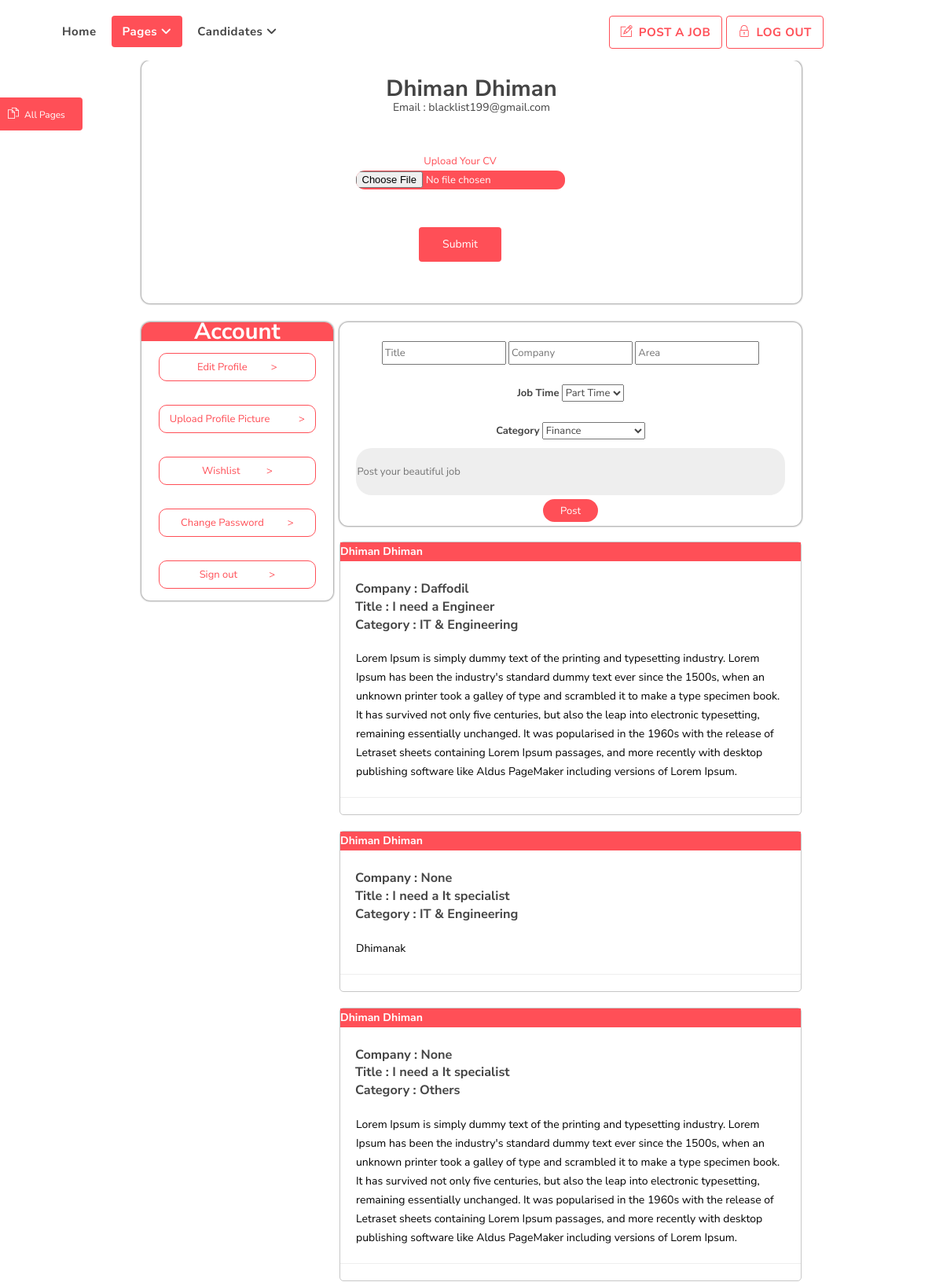
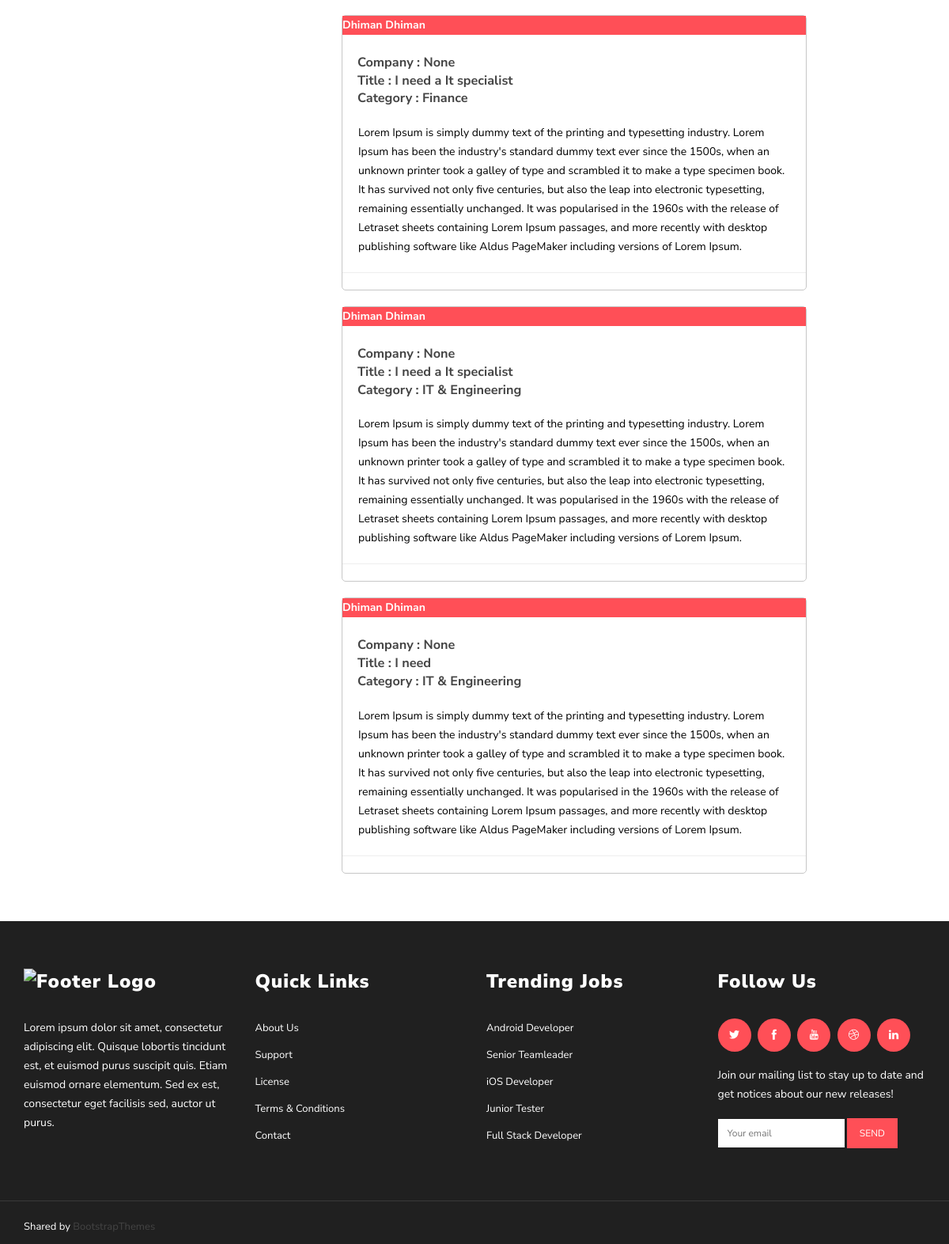
/profile/ (signed in), run on the app's committed database (2 pictures, top to bottom).
### home/models.py (models this page shows, shortened)
class job (models.Model):
    username=models.CharField(max_length=1000)
    title=models.CharField(max_length=1000,null=True)
    company=models.CharField(max_length=1000,null=True)
    location=models.CharField(max_length=1000,null=True)
    email=models.CharField(max_length=1000)
    name=models.CharField(max_length=1000)
    jobs=models.CharField(max_length=1000)
    category=models.CharField(max_length=1000,null=True)
    job_time=models.CharField(max_length=1000,null=True)

### home/views.py (the view)
# urls.py: path('profile/', views.profile.as_view(), name="profile"),
class profile (ListView):
    template_name = "profile.html"
    model = job
    ordering = ['-id']
    def get_queryset(self):
        query_set = super().get_queryset()
        return query_set.select_related
    def get_context_data(self, *args, **kwargs):
        context = super(profile, self).get_context_data(*args, **kwargs)
        context['profile_list'] = edit_profile_model.objects.all()
        context['profile_pic_list'] = edit_profile_picture.objects.all()
        context['all_cv_list'] = all_cv.objects.all()
        return context

### templates/profile.html (shortened to what this page needs)
{% load static %}
<!DOCTYPE html>
<html lang="en">
<head>
  <link rel="stylesheet" href="{% static 'assets/css/bootstrap.min.css' %}" type="text/css">
  <link rel="stylesheet" href="{% static 'assets/css/jasny-bootstrap.min.css' %}" type="text/css">
  <link rel="stylesheet" href="{% static 'assets/css/bootstrap-select.min.css' %}" type="text/css">
  <link rel="stylesheet" href="{% static 'assets/css/material-kit.css' %}" type="text/css">
  <link rel="stylesheet" href="{% static 'assets/fonts/font-awesome.min.css' %}" type="text/css">
  <link rel="stylesheet" href="{% static 'assets/fonts/themify-icons.css' %}">
  <link rel="stylesheet" href="{% static 'assets/extras/animate.css' %}" type="text/css">
  <link rel="stylesheet" href="{% static 'assets/extras/owl.carousel.css' %}" type="text/css">
  <link rel="stylesheet" href="{% static 'assets/extras/owl.theme.css' %}" type="text/css">
  <link rel="stylesheet" href="{% static 'assets/extras/settings.css' %}" type="text/css">
  <link rel="stylesheet" href="{% static 'assets/css/slicknav.css' %}" type="text/css">
  <link rel="stylesheet" href="{% static 'assets/css/main.css' %}" type="text/css">
  <link rel="stylesheet" href="{% static 'assets/css/responsive.css' %}" type="text/css">
  <link rel="stylesheet" type="text/css" href="{% static 'assets/css/colors/red.css' %}" media="screen" />
</head>
<body>
  <div class="header">
    <div class="logo-menu">
      <nav class="navbar navbar-default main-navigation" role="navigation" data-spy="affix" data-offset-top="50">
        <div class="container">
          <div class="collapse navbar-collapse" id="navbar">
            <ul class="nav navbar-nav">
              <li>
                <a href="{% url 'home1' %}">
                  Home
                </a>
              </li>
              <li>
                <a class="active" href="{% url 'about' %}">
                  Pages <i class="fa fa-angle-down"></i>
                </a>
              </li>
              <li>
                <a href="#">
                  Candidates <i class="fa fa-angle-down"></i>
                </a>
              </li>
            </ul>
            <ul class="nav navbar-nav navbar-right float-right">
              <li class="left"><a href="{% url 'profile' %}"><i class="ti-pencil-alt"></i> Post A Job</a></li>
              {% if user.is_authenticated %}
              <li class="right"><a href="{% url 'signout' %}"><i class="ti-lock"></i> Log Out</a></li>
              <a style="text-decoration: none;color: white;" href="{% url 'profile' %}"> Welcome {{ user.username }}
              </a>
              {% else %}
              <li class="right"><a href="{% url 'signinn' %}"><i class="ti-lock"></i> Log In</a></li>
              {% endif %}
            </ul>
          </div>
        </div>
      </nav>
      <div class="tbtn wow pulse" id="menu" data-wow-iteration="infinite" data-wow-duration="500ms"
        data-toggle="offcanvas" data-target=".navmenu">
        <p><i class="ti-files"></i> All Pages</p>
      </div>
    </div>
  </div>
  {% load static %}
  <!DOCTYPE html>
  <html lang="en">
  <head>
  </head>
  <body>
    <div class="profile-frame">
      <div>
        <br>
      </div>
      <p style="font-size: 29px;"><b>{{ user.get_full_name }}</b></p>
      <p>Email : {{ user.email }}</p>
      <br>
      <div class="social-network">
        <ul>
          <li>
            <form action="{% url 'all_cv_form' %}" method="post"
            enctype="multipart/form-data">
            <div style="text-align: center;width: 50%;margin: auto;">
                Upload Your CV
                <br>
                <input type="file" name="myfile" accept="*"
                    style="background-color: #ff4f57;color: white;border-radius: 11px;margin: auto;">
            </div>
            <br>
            <br>
            <button style="background-color:#ff4f57;border:none;" type="submit"
                class="btn btn-primary">Submit</button>
            <br>
            <br>
        </form>
          </li>
        </ul>
      </div>
    </div>
    <div class="container-fluid">
      <br>
    </div>
    <div class="full_body">
      <div class="status_body">
        <form action="{% url 'job_post' %}" method="post" role="form">
          <div class="status-form-frame">
            <br>
            <input name="title" placeholder="Title">
            <input name="company" placeholder="Company">
            <input name="location" placeholder="Area">
            <br>
            <br>
            <label>Job Time</label>
            <select name="job_time" id="job_time">
              <option value="Part Time">Part Time</option>
            </select>
            <br>
            <br>
            <label for="cars">Category</label>
            <select name="category" id="cars">
              <option value="Finance">Finance</option>
            </select>
            <input class="status-form" type="text" name="job" id="status_name" placeholder="Post your beautiful job">
            <button type="submit"
              style="height:29px;color:white;background-color:#ff4f57;border-radius:20px;margin-top:5px;width:70px;border:#ff4f57;margin-bottom: 5px;">Post</button>
          </div>
        </form>
        {% for job in object_list %}
        {% if job.username == user.username %}
        <div style="border:1px solid rgb(199, 199, 199);width:100%;border-radius:5px;margin-top: 20px;float: right;">
          <div style="text-align:left;">
            <p style="color:white;background-color: #ff4f57;" class="card-header"><b>{{ job.name}}</b>
            </p>
            <br>
            <h5 style="margin-left: 19px;">Company : {{ job.company }}</h5>
            <h5 style="margin-left: 19px;">Title : {{ job.title }}</h5>
            <h5 style="margin-left: 19px;">Category : {{ job.category }}</h5>
            <p style="color:black;margin:20px;">{{ job.jobs }}</p>
          </div>
          <hr style="color: black;">
        </div>
        <br>
        {% endif %}
        {% endfor %}
        <br>
        <br>
      </div>
      <div class="button-style">
        <div class="button">
          <div style="text-align: center;background-color: #ff4f57;color: white;">
            <p style="font-size: 29px;"><b>Account</b></p>
          </div>
          <a href="{% url 'edit_profile' %}"><input type="submit" value="Edit Profile         >"><br></a>
          <a href="{% url 'profile_picture' %}"><input type="submit" value="Upload Profile Picture           >"><br></a>
          <a href="{% url 'wishlist_page' %}"><input type="submit" value="Wishlist          >"><br></a>
          <a href="{% url 'edit_password' %}"><input type="submit" value="Change Password         >"><br></a>
          <a href="{% url 'signout' %}"><input type="submit" value="Sign out            >"><br></a>
        </div>
      </div>
    </div>
  </body>
  </html>
  <section class="section text-center">
  </section>
  <footer>
    <section class="footer-Content">
      <div class="container">
        <div class="row">
          <div class="col-md-3 col-sm-6 col-xs-12">
            <div class="widget">
              <h3 class="block-title"><img src="assets/img/logo.png" class="img-responsive" alt="Footer Logo"></h3>
              <div class="textwidget">
                <p>Lorem ipsum dolor sit amet, consectetur adipiscing elit. Quisque lobortis tincidunt est, et euismod
                  purus suscipit quis. Etiam euismod ornare elementum. Sed ex est, consectetur eget facilisis sed,
                  auctor ut purus.</p>
              </div>
            </div>
          </div>
          <div class="col-md-3 col-sm-6 col-xs-12">
            <div class="widget">
              <h3 class="block-title">Quick Links</h3>
              <ul class="menu">
                <li><a href="#">About Us</a></li>
                <li><a href="#">Support</a></li>
                <li><a href="#">License</a></li>
                <li><a href="#">Terms & Conditions</a></li>
                <li><a href="#">Contact</a></li>
              </ul>
            </div>
          </div>
          <div class="col-md-3 col-sm-6 col-xs-12">
            <div class="widget">
              <h3 class="block-title">Trending Jobs</h3>
              <ul class="menu">
                <li><a href="#">Android Developer</a></li>
                <li><a href="#">Senior Teamleader</a></li>
                <li><a href="#">iOS Developer</a></li>
                <li><a href="#">Junior Tester</a></li>
                <li><a href="#">Full Stack Developer</a></li>
              </ul>
            </div>
          </div>
          <div class="col-md-3 col-sm-6 col-xs-12">
            <div class="widget">
              <h3 class="block-title">Follow Us</h3>
              <div class="bottom-social-icons social-icon">
                <a class="twitter" href="https://twitter.com/GrayGrids"><i class="ti-twitter-alt"></i></a>
                <a class="facebook" href="https://web.facebook.com/GrayGrids"><i class="ti-facebook"></i></a>
                <a class="youtube" href="https://youtube.com"><i class="ti-youtube"></i></a>
                <a class="dribble" href="https://dribbble.com/"><i class="ti-dribbble"></i></a>
                <a class="linkedin" href="https://www.linkedin.com/"><i class="ti-linkedin"></i></a>
              </div>
              <p>Join our mailing list to stay up to date and get notices about our new releases!</p>
              <form class="subscribe-box">
                <input type="text" placeholder="Your email">
                <input type="submit" class="btn-system" value="Send">
              </form>
            </div>
          </div>
        </div>
      </div>
    </section>
    <div id="copyright">
      <div class="container">
        <div class="row">
          <div class="col-md-12">
            Shared by <a href="https://bootstrapthemes.co">BootstrapThemes</a>
          </div>
        </div>
      </div>
    </div>
  </footer>
</body>
</html>

### static/assets/css/main.css (style rules this page uses)
body { font-family: 'Nunito Sans', sans-serif; font-weight: 400; font-size: 13px; line-height: 24px; overflow-x: hidden; color: #444; }
h1, h2, h3, h4, h5, h6 { font-weight: 700; margin-top: 0; margin-bottom: 0; }
h3 { font-size: 1.6em; line-height: 1.4em; }
p { font-size: 14px; font-family: 'Nunito Sans', sans-serif; margin: 0; line-height: 24px; font-weight: 400; }
a { color: #444; -webkit-transition: all .3s linear; -moz-transition: all .3s linear; -ms-transition: all .3s linear; -o-transition: all .3s linear; transition: all .3s linear; }
img { max-width: 100%; }
ul { margin: 0px; padding: 0px; }
ul li { list-style: none; margin: 0; }
.btn { padding: 12px 30px; color: #fff; position: relative; -webkit-transition: all .3s linear; -moz-transition: all .3s linear; -ms-transition: all .3s linear; -o-transition: all .3s linear; transition: all .3s linear; border: none; }
.section { padding: 60px 0; }
.navbar { margin-bottom: 0; background: transparent; border: none; border-radius: 0px; box-shadow: inset 0px -1px 0px 0px rgba(255, 255, 255, 0.2); -webkit-border-radius: 0; -moz-border-radius: 0; -o-border-radius: 0; }
.navbar-default .navbar-nav { position: relative; margin: 20px 0px 5px 20px; transition: all 0.3s ease-in-out; -moz-transition: all 0.3s ease-in-out; -webkit-transition: all 0.3s ease-in-out; -o-transition: all 0.3s ease-in-out; }
.navbar-default .navbar-nav > li { margin-right: 5px; padding-bottom: 10px; }
.navbar-default .navbar-nav > li > a { color: #fff; display: block; font-size: 15px; border-radius: 4px; padding: 10px 14px; font-weight: 700; letter-spacing: 0.5px; overflow: hidden; transition: all 0.3s ease-in-out; -moz-transition: all 0.3s ease-in-out; -webkit-transition: all 0.3s ease-in-out; -o-transition: all 0.3s ease-in-out; }
.navbar-default .navbar-nav > li:hover > a, .navbar-default .navbar-nav > li > a.active { color: #fff; background-color: #ff4f57; }
.float-right { border-radius: 0px; margin-left: 30px; }
.float-right li a { font-size: 13px; color: #fff!important; background-color: rgba(255, 255, 255, 0.1); border: 1px solid rgba(255, 255, 255, 0.3); padding: 10px 15px; margin-right: 0px; text-transform: uppercase; }
.float-right li a i { margin-right: 3px; }
.main-navigation { background: #fff; }
.main-navigation .navbar-nav > li > a { color: #444; }
.main-navigation .float-right li a { color: #ff4f57 !important; border: 1px solid #ff4f57; }
.tbtn { color: #FFF !important; font-size: 30px; height: 42px; border-top-right-radius: 4px; border-bottom-right-radius: 4px; width: 105px; padding: 10px; cursor: pointer; position: fixed; background: #ff4f57; z-index: 999; top: 124px; left: 0px; }
.tbtn p { font-size: 12px; }
.tbtn p i { margin-right: 4px; font-size: 14px; }
.nav > li { position: relative; display: block; }
label { margin: 0; }
footer .block-title { font-size: 24px; letter-spacing: 1px; font-weight: 900; margin-bottom: 30px; }
footer .footer-Content { background-color: #202020; padding: 60px 0; color: #fff; }
.textwidget { font-size: 14px; font-weight: 300; line-height: 24px; color: #fff; }
footer .menu { padding-left: 0; }
footer .menu li { padding-bottom: 10px; }
footer .menu li a { color: #fff; padding: 0px; }
.subscribe-box { margin-top: 18px; }
.subscribe-box input[type="text"] { color: #444; font-size: 12px; padding: 6px 12px; border: none; background: #fff; border-radius: 0px; -webkit-border-radius: 0px; -moz-border-radius: 0px; -o-border-radius: 0px; outline: none; }
.subscribe-box input[type="submit"] { display: inline-block; text-decoration: none; color: #fff; font-size: 12px; background: #ff4f57; text-transform: uppercase; border: none; padding: 7px 16px; border-radius: 0px; -webkit-border-radius: 0px; -moz-border-radius: 0px; -o-border-radius: 0px; transition: all 0.2s ease-in-out; -moz-transition: all 0.2s ease-in-out; -webkit-transition: all 0.2s ease-in-out; -o-transition: all 0.2s ease-in-out; }
.bottom-social-icons { margin-bottom: 10px; }
.bottom-social-icons a { color: #fff; text-align: center; width: 42px; line-height: 44px; margin-right: 5px; border-radius: 50px; background: #ff4f57; display: inline-block; height: 42px; position: relative; overflow: hidden; }
#copyright { background-color: #202020; border-top: 1px solid #393939; padding: 20px 0 10px; color: #fff; }
footer ul li a { padding: 0px; }
footer { padding: 0px; }

### data on the page
job: name "Dhiman Dhiman", company "Daffodil", title "I need a Engineer", category "IT & Engineering", jobs "Lorem Ipsum is simply dummy text of the printing and typesetting industry. Lorem Ipsum has been the industry's standard dummy text ever since the 1500s, when an unknown printer took a galley of type and scrambled it to make a type specimen book. It has survived not only five centuries, but also the leap into electronic typesetting, remaining essentially unchanged. It was popularised in the 1960s with the release of Letraset sheets containing Lorem Ipsum passages, and more recently with desktop publishing software like Aldus PageMaker including versions of Lorem Ipsum."
job: name "Dhiman Dhiman", company "None", title "I need a It specialist", category "IT & Engineering", jobs "Dhimanak"
job: name "Dhiman Dhiman", company "None", title "I need a It specialist", category "Others", jobs "Lorem Ipsum is simply dummy text of the printing and typesetting industry. Lorem Ipsum has been the industry's standard dummy text ever since the 1500s, when an unknown printer took a galley of type and scrambled it to make a type specimen book. It has survived not only five centuries, but also the leap into electronic typesetting, remaining essentially unchanged. It was popularised in the 1960s with the release of Letraset sheets containing Lorem Ipsum passages, and more recently with desktop publishing software like Aldus PageMaker including versions of Lorem Ipsum."
job: name "Dhiman Dhiman", company "None", title "I need a It specialist", category "Finance", jobs "Lorem Ipsum is simply dummy text of the printing and typesetting industry. Lorem Ipsum has been the industry's standard dummy text ever since the 1500s, when an unknown printer took a galley of type and scrambled it to make a type specimen book. It has survived not only five centuries, but also the leap into electronic typesetting, remaining essentially unchanged. It was popularised in the 1960s with the release of Letraset sheets containing Lorem Ipsum passages, and more recently with desktop publishing software like Aldus PageMaker including versions of Lorem Ipsum."
job: name "Dhiman Dhiman", company "None", title "I need a It specialist", category "IT & Engineering", jobs "Lorem Ipsum is simply dummy text of the printing and typesetting industry. Lorem Ipsum has been the industry's standard dummy text ever since the 1500s, when an unknown printer took a galley of type and scrambled it to make a type specimen book. It has survived not only five centuries, but also the leap into electronic typesetting, remaining essentially unchanged. It was popularised in the 1960s with the release of Letraset sheets containing Lorem Ipsum passages, and more recently with desktop publishing software like Aldus PageMaker including versions of Lorem Ipsum."
job: name "Dhiman Dhiman", company "None", title "I need", category "IT & Engineering", jobs "Lorem Ipsum is simply dummy text of the printing and typesetting industry. Lorem Ipsum has been the industry's standard dummy text ever since the 1500s, when an unknown printer took a galley of type and scrambled it to make a type specimen book. It has survived not only five centuries, but also the leap into electronic typesetting, remaining essentially unchanged. It was popularised in the 1960s with the release of Letraset sheets containing Lorem Ipsum passages, and more recently with desktop publishing software like Aldus PageMaker including versions of Lorem Ipsum."

### other printed values
{{ user.get_full_name }} "Dhiman Dhiman"
{{ user.email }} "blacklist199@gmail.com"
